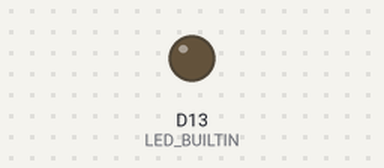
This sketch was run on a simulated Arduino Nano 33 IoT. Shown: output pins drawn as LEDs (lit = HIGH). Nothing arrives over Bluetooth unless stated; a phone connects over Bluetooth LE 3 s after start; what the sketch prints to the serial monitor is not drawn.

Above: at 0.1 s.
At 3.1 s:
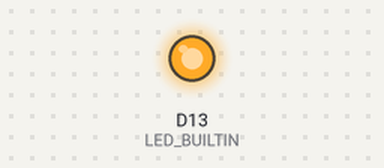
Timing chart, 0 to 4.6 s (numbered marks = the images above):
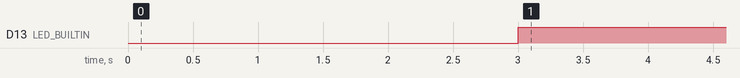

The sketch:

BLE.ino
```cpp
#include <ArduinoBLE.h>
//#include <Arduino_FreeRTOS.h>
//#include <semphr.h>

BLEService IdentificationService("1234");
BLEIntCharacteristic getIdentification("00002a05-0000-1000-8000-00805f9b34fb", BLERead | BLEWrite);

//void AdvertiseTask( void *pvParameters);

const int ledPin = LED_BUILTIN;
uint16_t value;

void setup() {

  Serial.begin(9600);

  if (!BLE.begin()) {
    Serial.println("starting Bluetooth® Low Energy module failed!");
    while (1);
  }
  pinMode(LED_BUILTIN, OUTPUT);

  BLE.setLocalName("Smart Handle");

  IdentificationService.addCharacteristic(getIdentification);
  BLE.addService(IdentificationService);

  getIdentification.setValue(0);

}

void AdvertiseInterval() {
  BLE.advertise();
  delay(10);
  BLE.stopAdvertise();
  delay(490);
}

void readValue() {
  uint16_t prevVal = 0;
  while(BLE.connected()) {
    getIdentification.readValue(value);
    Serial.println(value);
    if(value == 52) {
      BLE.disconnect();
      Serial.println("Disconnected");
      value = 0;
      getIdentification.writeValue(value);
    }
  }
}

void loop() {
  BLEDevice peripheral = BLE.available();

  digitalWrite(LED_BUILTIN, LOW);

  while(!BLE.connected()) {
    AdvertiseInterval();
  }
  if (BLE.connected()) {
     digitalWrite(LED_BUILTIN, HIGH);
     Serial.println("Connected");

     readValue();
  }
}
```

Measured:
- by itself, D13 (LED_BUILTIN): LOW → HIGH at 3.0 s
